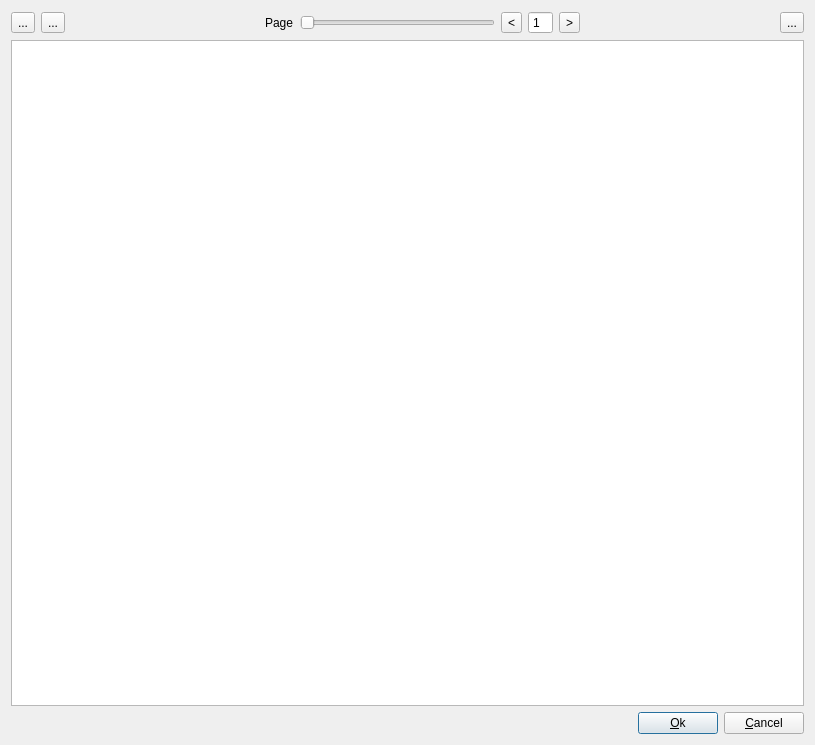
<ui version="4.0" >
 <author>Gordos Kund</author>
 <class>TDPreviewDialog</class>
 <widget class="QDialog" name="TDPreviewDialog" >
  <property name="geometry" >
   <rect>
    <x>0</x>
    <y>0</y>
    <width>815</width>
    <height>745</height>
   </rect>
  </property>
  <property name="windowTitle" >
   <string>Dialog</string>
  </property>
  <layout class="QVBoxLayout" >
   <item>
    <layout class="QHBoxLayout" >
     <item>
      <widget class="QToolButton" name="zoomInToolButton" >
       <property name="toolTip" >
        <string>Zoom in</string>
       </property>
       <property name="text" >
        <string>...</string>
       </property>
       <property name="icon" >
        <iconset resource="../tableprinterresource.qrc" >
         <normaloff>:/16x16/icons/16x16/actions/viewzoomin.png</normaloff>:/16x16/icons/16x16/actions/viewzoomin.png</iconset>
       </property>
      </widget>
     </item>
     <item>
      <widget class="QToolButton" name="zoomOutToolButton" >
       <property name="toolTip" >
        <string>Zoom Out</string>
       </property>
       <property name="text" >
        <string>...</string>
       </property>
       <property name="icon" >
        <iconset resource="../tableprinterresource.qrc" >
         <normaloff>:/16x16/icons/16x16/actions/viewzoomout.png</normaloff>:/16x16/icons/16x16/actions/viewzoomout.png</iconset>
       </property>
      </widget>
     </item>
     <item>
      <spacer>
       <property name="orientation" >
        <enum>Qt::Horizontal</enum>
       </property>
       <property name="sizeHint" stdset="0" >
        <size>
         <width>40</width>
         <height>20</height>
        </size>
       </property>
      </spacer>
     </item>
     <item>
      <widget class="QLabel" name="label" >
       <property name="text" >
        <string>Page</string>
       </property>
      </widget>
     </item>
     <item>
      <widget class="QSlider" name="horizontalSlider" >
       <property name="toolTip" >
        <string>Select Page</string>
       </property>
       <property name="minimum" >
        <number>1</number>
       </property>
       <property name="pageStep" >
        <number>1</number>
       </property>
       <property name="value" >
        <number>1</number>
       </property>
       <property name="tracking" >
        <bool>false</bool>
       </property>
       <property name="orientation" >
        <enum>Qt::Horizontal</enum>
       </property>
       <property name="tickPosition" >
        <enum>QSlider::NoTicks</enum>
       </property>
       <property name="tickInterval" >
        <number>0</number>
       </property>
      </widget>
     </item>
     <item>
      <widget class="QToolButton" name="prevToolButton" >
       <property name="toolTip" >
        <string>Previous Page</string>
       </property>
       <property name="text" >
        <string>&lt;</string>
       </property>
       <property name="icon" >
        <iconset resource="../tableprinterresource.qrc" >
         <normaloff>:/16x16/icons/16x16/actions/1leftarrow.png</normaloff>:/16x16/icons/16x16/actions/1leftarrow.png</iconset>
       </property>
      </widget>
     </item>
     <item>
      <widget class="QSpinBox" name="pageSpinBox" >
       <property name="toolTip" >
        <string>Type page number here</string>
       </property>
       <property name="buttonSymbols" >
        <enum>QAbstractSpinBox::NoButtons</enum>
       </property>
       <property name="keyboardTracking" >
        <bool>false</bool>
       </property>
       <property name="minimum" >
        <number>1</number>
       </property>
      </widget>
     </item>
     <item>
      <widget class="QToolButton" name="nextToolButton" >
       <property name="toolTip" >
        <string>Next Page</string>
       </property>
       <property name="text" >
        <string>></string>
       </property>
       <property name="icon" >
        <iconset resource="../tableprinterresource.qrc" >
         <normaloff>:/16x16/icons/16x16/actions/1rightarrow.png</normaloff>:/16x16/icons/16x16/actions/1rightarrow.png</iconset>
       </property>
      </widget>
     </item>
     <item>
      <spacer>
       <property name="orientation" >
        <enum>Qt::Horizontal</enum>
       </property>
       <property name="sizeHint" stdset="0" >
        <size>
         <width>40</width>
         <height>20</height>
        </size>
       </property>
      </spacer>
     </item>
     <item>
      <widget class="QToolButton" name="setupToolButton" >
       <property name="toolTip" >
        <string>Page Settings</string>
       </property>
       <property name="text" >
        <string>...</string>
       </property>
       <property name="icon" >
        <iconset resource="../tableprinterresource.qrc" >
         <normaloff>:/16x16/icons/16x16/actions/configure.png</normaloff>:/16x16/icons/16x16/actions/configure.png</iconset>
       </property>
      </widget>
     </item>
    </layout>
   </item>
   <item>
    <widget class="QGraphicsView" name="graphicsView" >
     <property name="renderHints" >
      <set>QPainter::TextAntialiasing</set>
     </property>
     <property name="dragMode" >
      <enum>QGraphicsView::ScrollHandDrag</enum>
     </property>
    </widget>
   </item>
   <item>
    <layout class="QHBoxLayout" >
     <item>
      <spacer>
       <property name="orientation" >
        <enum>Qt::Horizontal</enum>
       </property>
       <property name="sizeHint" stdset="0" >
        <size>
         <width>40</width>
         <height>20</height>
        </size>
       </property>
      </spacer>
     </item>
     <item>
      <widget class="QPushButton" name="okPushButton" >
       <property name="toolTip" >
        <string>Print Document</string>
       </property>
       <property name="text" >
        <string>&amp;Ok</string>
       </property>
       <property name="icon" >
        <iconset resource="../tableprinterresource.qrc" >
         <normaloff>:/16x16/icons/16x16/actions/ok.png</normaloff>:/16x16/icons/16x16/actions/ok.png</iconset>
       </property>
      </widget>
     </item>
     <item>
      <widget class="QPushButton" name="cancelPushButton" >
       <property name="toolTip" >
        <string>Cancel</string>
       </property>
       <property name="text" >
        <string>&amp;Cancel</string>
       </property>
       <property name="icon" >
        <iconset resource="../tableprinterresource.qrc" >
         <normaloff>:/16x16/icons/16x16/actions/button_cancel.png</normaloff>:/16x16/icons/16x16/actions/button_cancel.png</iconset>
       </property>
      </widget>
     </item>
    </layout>
   </item>
  </layout>
 </widget>
 <tabstops>
  <tabstop>okPushButton</tabstop>
  <tabstop>cancelPushButton</tabstop>
  <tabstop>zoomInToolButton</tabstop>
  <tabstop>zoomOutToolButton</tabstop>
  <tabstop>setupToolButton</tabstop>
 </tabstops>
 <resources>
  <include location="../tableprinterresource.qrc" />
 </resources>
 <connections>
  <connection>
   <sender>cancelPushButton</sender>
   <signal>clicked()</signal>
   <receiver>TDPreviewDialog</receiver>
   <slot>reject()</slot>
   <hints>
    <hint type="sourcelabel" >
     <x>565</x>
     <y>450</y>
    </hint>
    <hint type="destinationlabel" >
     <x>470</x>
     <y>392</y>
    </hint>
   </hints>
  </connection>
  <connection>
   <sender>okPushButton</sender>
   <signal>clicked()</signal>
   <receiver>TDPreviewDialog</receiver>
   <slot>accept()</slot>
   <hints>
    <hint type="sourcelabel" >
     <x>480</x>
     <y>450</y>
    </hint>
    <hint type="destinationlabel" >
     <x>367</x>
     <y>388</y>
    </hint>
   </hints>
  </connection>
  <connection>
   <sender>pageSpinBox</sender>
   <signal>valueChanged(int)</signal>
   <receiver>horizontalSlider</receiver>
   <slot>setValue(int)</slot>
   <hints>
    <hint type="sourcelabel" >
     <x>375</x>
     <y>14</y>
    </hint>
    <hint type="destinationlabel" >
     <x>286</x>
     <y>26</y>
    </hint>
   </hints>
  </connection>
 </connections>
</ui>
